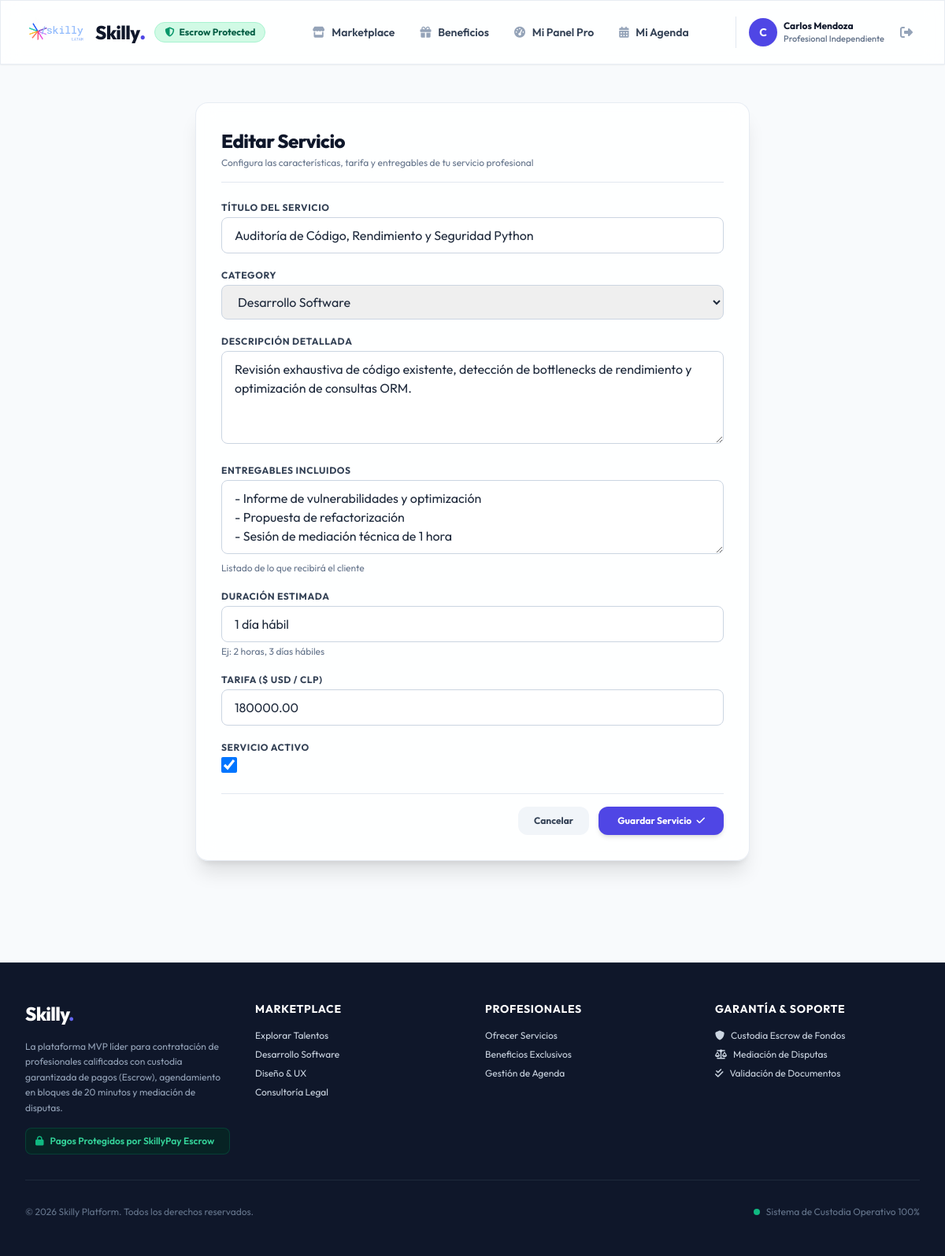
Page /services/2/edit/ (signed in) on the committed database.
### apps/users/models.py (models this page shows, shortened)
class CustomUser(AbstractUser):
    ROLE_PROFESIONAL = 'PROFESIONAL'
    ROLE_ORGANIZACION = 'ORGANIZACION'
    ROLE_ADMIN = 'ADMIN'
    ROLE_CHOICES = [
        (ROLE_PROFESIONAL, 'Profesional Independiente'),
        (ROLE_ORGANIZACION, 'Empresa / Organización'),
        (ROLE_ADMIN, 'Administrador Skilly'),
    ]
    role = models.CharField(max_length=20, choices=ROLE_CHOICES, default=ROLE_ORGANIZACION)
    phone = models.CharField(max_length=20, blank=True, null=True, verbose_name="Teléfono de Contacto")
    created_at = models.DateTimeField(auto_now_add=True)
    @property
    def is_professional(self):
        return self.role == self.ROLE_PROFESIONAL
    @property
    def is_admin_role(self):
        return self.role == self.ROLE_ADMIN or self.is_superuser

### apps/services/models.py (models this page shows, shortened)
class Service(models.Model):
    professional = models.ForeignKey(
        settings.AUTH_USER_MODEL,
        on_delete=models.CASCADE,
        related_name='services',
        limit_choices_to={'role': 'PROFESIONAL'}
    )
    category = models.ForeignKey(Category, on_delete=models.CASCADE, related_name='services')
    title = models.CharField(max_length=200, verbose_name="Título del Servicio")
    description = models.TextField(verbose_name="Descripción Detallada")
    deliverables = models.TextField(verbose_name="Entregables Incluidos", help_text="Listado de lo que recibirá el cliente")
    estimated_duration = models.CharField(max_length=100, verbose_name="Duración Estimada", help_text="Ej: 2 horas, 3 días hábiles")
    price = models.DecimalField(
        max_digits=10,
        decimal_places=2,
        validators=[MinValueValidator(1.00)],
        verbose_name="Tarifa ($ USD / CLP)"
    )
    is_active = models.BooleanField(default=True, verbose_name="Servicio Activo")
    created_at = models.DateTimeField(auto_now_add=True)
    class Meta:
        ordering = ['-created_at']

### apps/services/views.py (the view)
# urls.py: path('services/<int:pk>/edit/', views.service_edit_view, name='service_edit'),
@login_required
def service_edit_view(request, pk):
    service = get_object_or_404(Service, pk=pk, professional=request.user)
    if request.method == 'POST':
        form = ServiceForm(request.POST, instance=service)
        if form.is_valid():
            form.save()
            messages.success(request, f"Servicio '{service.title}' actualizado.")
            return redirect('users:pro_dashboard')
    else:
        form = ServiceForm(instance=service)
    return render(request, 'services/formulario_servicio.html', {'form': form, 'service': service, 'title': 'Editar Servicio'})

### apps/services/models.py (called while the page is built)
    def __str__(self):
        return self.name

### templates/services/formulario_servicio.html (shortened to what this page needs)
{% extends 'base.html' %}
{% block content %}
<div class="max-w-3xl mx-auto px-4 sm:px-6 lg:px-8 py-12">
    <div class="glass-panel p-8 rounded-2xl shadow-xl space-y-6">
        <div class="border-b border-slate-200 pb-4">
            <h2 class="text-2xl font-extrabold text-slate-900 tracking-tight">{{ title }}</h2>
            <p class="text-xs text-slate-500 mt-1">Configura las características, tarifa y entregables de tu servicio profesional</p>
        </div>
        <form method="post" class="space-y-5">
            {% for field in form %}
                <div>
                    <label for="{{ field.id_for_label }}" class="block text-xs font-bold text-slate-700 uppercase tracking-wider mb-1">
                        {{ field.label }}
                    </label>
                    {{ field }}
                    {% if field.help_text %}
                        <p class="text-xs text-slate-500 mt-1">{{ field.help_text }}</p>
                    {% endif %}
                </div>
            {% endfor %}
            <div class="pt-4 flex items-center justify-end gap-3 border-t border-slate-200">
                <a href="{% url 'users:pro_dashboard' %}" class="px-5 py-2.5 bg-slate-100 hover:bg-slate-200 text-slate-700 font-bold rounded-xl text-xs transition-colors">
                    Cancelar
                </a>
                <button type="submit" class="px-6 py-2.5 bg-brand-600 hover:bg-brand-700 text-white font-bold rounded-xl shadow-md text-xs transition-all">
                    Guardar Servicio <i class="fa-solid fa-check ml-1"></i>
                </button>
            </div>
        </form>
    </div>
</div>
{% endblock %}

### templates/base.html (shortened to what this page needs)
<!DOCTYPE html>
<html lang="es" class="h-full bg-slate-50">
<head>
    <script src="https://cdn.tailwindcss.com"></script>
    <link rel="stylesheet" href="https://cdnjs.cloudflare.com/ajax/libs/font-awesome/6.5.1/css/all.min.css">
</head>
<body class="flex flex-col min-h-full text-slate-800 antialiased selection:bg-brand-500 selection:text-white">
    <header class="sticky top-0 z-50 glass-panel shadow-sm transition-all duration-200">
        <div class="max-w-7xl mx-auto px-4 sm:px-6 lg:px-8">
            <div class="flex items-center justify-between h-20">
                <div class="flex items-center gap-3">
                    <a href="{% url 'services:marketplace' %}" class="flex items-center gap-3 group">
                        {% load static %}
                        <img src="{% static 'skilly-logo.png' %}" alt="Skilly Logo" class="h-10 w-auto group-hover:scale-105 transition-transform duration-200" onerror="this.onerror=null; this.src='https://placehold.co/120x40/4f46e5/ffffff?text=Skilly';">
                        <span class="font-extrabold text-2xl tracking-tight text-slate-900 group-hover:text-brand-600 transition-colors">
                            Skilly<span class="text-brand-600 font-black">.</span>
                        </span>
                    </a>
                    <span class="hidden sm:inline-flex items-center gap-1.5 px-3 py-1 rounded-full text-xs font-bold bg-emerald-100 text-emerald-800 border border-emerald-200">
                        <i class="fa-solid font-bold fa-shield-halved text-emerald-600"></i> Escrow Protected
                    </span>
                </div>
                <nav class="hidden md:flex items-center gap-8">
                    <a href="{% url 'services:marketplace' %}" class="text-sm font-semibold text-slate-700 hover:text-brand-600 transition-colors">
                        <i class="fa-solid fa-store mr-1.5 text-slate-400"></i> Marketplace
                    </a>
                    <a href="{% url 'benefits:list' %}" class="text-sm font-semibold text-slate-700 hover:text-brand-600 transition-colors">
                        <i class="fa-solid fa-gift mr-1.5 text-slate-400"></i> Beneficios
                    </a>
                    {% if user.is_authenticated %}
                        {% if user.is_admin_role %}
                            <a href="{% url 'backoffice:dashboard' %}" class="text-sm font-semibold text-purple-700 hover:text-purple-900 bg-purple-50 px-3 py-1.5 rounded-lg border border-purple-200 transition-colors">
                                <i class="fa-solid fa-user-shield mr-1.5"></i> Back-Office Admin
                            </a>
                        {% elif user.is_professional %}
                            <a href="{% url 'users:pro_dashboard' %}" class="text-sm font-semibold text-slate-700 hover:text-brand-600 transition-colors">
                                <i class="fa-solid fa-gauge-high mr-1.5 text-slate-400"></i> Mi Panel Pro
                            </a>
                            <a href="{% url 'availability:manage' %}" class="text-sm font-semibold text-slate-700 hover:text-brand-600 transition-colors">
                                <i class="fa-solid fa-calendar-days mr-1.5 text-slate-400"></i> Mi Agenda
                            </a>
                        {% else %}
                            <a href="{% url 'users:org_dashboard' %}" class="text-sm font-semibold text-slate-700 hover:text-brand-600 transition-colors">
                                <i class="fa-solid fa-building mr-1.5 text-slate-400"></i> Mis Contrataciones
                            </a>
                        {% endif %}
                    {% endif %}
                </nav>
                <div class="flex items-center gap-4">
                    {% if user.is_authenticated %}
                        <div class="flex items-center gap-3 pl-4 border-l border-slate-200">
                            <a href="{% url 'users:profile_edit' %}" class="flex items-center gap-2 group">
                                <div class="w-9 h-9 rounded-full bg-brand-600 text-white font-bold flex items-center justify-center text-sm shadow-sm group-hover:bg-brand-700 transition-colors">
                                    {{ user.first_name|first|default:user.username|first|upper }}
                                </div>
                                <div class="hidden sm:block text-left">
                                    <span class="block text-xs font-bold text-slate-900 group-hover:text-brand-600 transition-colors">
                                        {{ user.get_full_name|default:user.username }}
                                    </span>
                                    <span class="block text-[11px] font-medium text-slate-500">
                                        {{ user.get_role_display }}
                                    </span>
                                </div>
                            </a>
                            <form action="{% url 'users:logout' %}" method="post" class="inline">
                                <button type="submit" class="p-2 text-slate-400 hover:text-rose-600 hover:bg-rose-50 rounded-lg transition-colors" title="Cerrar sesión">
                                    <i class="fa-solid fa-right-from-bracket"></i>
                                </button>
                            </form>
                        </div>
                    {% endif %}
                </div>
            </div>
        </div>
    </header>
    <main class="flex-1">
        {% block content %}{% endblock %}
    </main>
    <footer class="bg-slate-900 text-slate-300 mt-20 border-t border-slate-800">
        <div class="max-w-7xl mx-auto px-4 sm:px-6 lg:px-8 py-12">
            <div class="grid grid-cols-1 md:grid-cols-4 gap-8 mb-8">
                <div class="space-y-4">
                    <div class="flex items-center gap-2">
                        <span class="font-extrabold text-2xl tracking-tight text-white">
                            Skilly<span class="text-brand-500">.</span>
                        </span>
                    </div>
                    <p class="text-xs text-slate-400 leading-relaxed">
                        La plataforma MVP líder para contratación de profesionales calificados con custodia garantizada de pagos (Escrow), agendamiento en bloques de 20 minutos y mediación de disputas.
                    </p>
                    <div class="flex items-center gap-2 text-xs font-semibold text-emerald-400 bg-emerald-950/60 px-3 py-2 rounded-lg border border-emerald-800/50">
                        <i class="fa-solid fa-lock text-emerald-500"></i> Pagos Protegidos por SkillyPay Escrow
                    </div>
                </div>
                <div>
                    <h4 class="text-sm font-bold text-white uppercase tracking-wider mb-4">Marketplace</h4>
                    <ul class="space-y-2 text-xs">
                        <li><a href="{% url 'services:marketplace' %}" class="hover:text-brand-400 transition-colors">Explorar Talentos</a></li>
                        <li><a href="{% url 'services:marketplace' %}?category=desarrollo-software" class="hover:text-brand-400 transition-colors">Desarrollo Software</a></li>
                        <li><a href="{% url 'services:marketplace' %}?category=diseno-ux" class="hover:text-brand-400 transition-colors">Diseño & UX</a></li>
                        <li><a href="{% url 'services:marketplace' %}?category=consultoria-legal" class="hover:text-brand-400 transition-colors">Consultoría Legal</a></li>
                    </ul>
                </div>
                <div>
                    <h4 class="text-sm font-bold text-white uppercase tracking-wider mb-4">Profesionales</h4>
                    <ul class="space-y-2 text-xs">
                        <li><a href="{% url 'users:register' %}" class="hover:text-brand-400 transition-colors">Ofrecer Servicios</a></li>
                        <li><a href="{% url 'benefits:list' %}" class="hover:text-brand-400 transition-colors">Beneficios Exclusivos</a></li>
                        <li><a href="{% url 'availability:manage' %}" class="hover:text-brand-400 transition-colors">Gestión de Agenda</a></li>
                    </ul>
                </div>
                <div>
                    <h4 class="text-sm font-bold text-white uppercase tracking-wider mb-4">Garantía & Soporte</h4>
                    <ul class="space-y-2 text-xs">
                        <li class="flex items-center gap-2"><i class="fa-solid fa-shield text-brand-400"></i> Custodia Escrow de Fondos</li>
                        <li class="flex items-center gap-2"><i class="fa-solid fa-scale-balanced text-brand-400"></i> Mediación de Disputas</li>
                        <li class="flex items-center gap-2"><i class="fa-solid fa-check-double text-brand-400"></i> Validación de Documentos</li>
                    </ul>
                </div>
            </div>
            <div class="pt-8 border-t border-slate-800 flex flex-col sm:flex-row items-center justify-between text-xs text-slate-500 gap-4">
                <p>&copy; 2026 Skilly Platform. Todos los derechos reservados.</p>
                <p class="flex items-center gap-2">
                    <span class="w-2 h-2 rounded-full bg-emerald-500 animate-pulse"></span> Sistema de Custodia Operativo 100%
                </p>
            </div>
        </div>
    </footer>
</body>
</html>

### templates/base.html (style rules this page uses)
body { font-family: 'Outfit', 'Inter', sans-serif; }
.glass-panel { background: rgba(255, 255, 255, 0.85); backdrop-filter: blur(12px); border: 1px solid rgba(226, 232, 240, 0.8); }

### rows in the picture
CustomUser: first_name|first "C", get_full_name "Carlos Mendoza", role "Profesional Independiente"
Service: form "Auditoría de Código, Rendimiento y Seguridad Python" "Desarrollo Software" "Revisión exhaustiva de código existente, detección de bottlenecks de rendimiento y optimización de consultas ORM." "- Informe de vulnerabilidades y optimización - Propuesta de refactorización - Sesión de mediación técnica de 1 hora" "1 día hábil" "180000.00" "☑"

### other values in the picture
{{ title }} "Editar Servicio"
{{ field.label }} "TÍTULO DEL SERVICIO" "CATEGORY" "DESCRIPCIÓN DETALLADA" "ENTREGABLES INCLUIDOS" "DURACIÓN ESTIMADA" "TARIFA ($ USD / CLP)" "SERVICIO ACTIVO"
{{ field.help_text }} "Listado de lo que recibirá el cliente" "Ej: 2 horas, 3 días hábiles"
